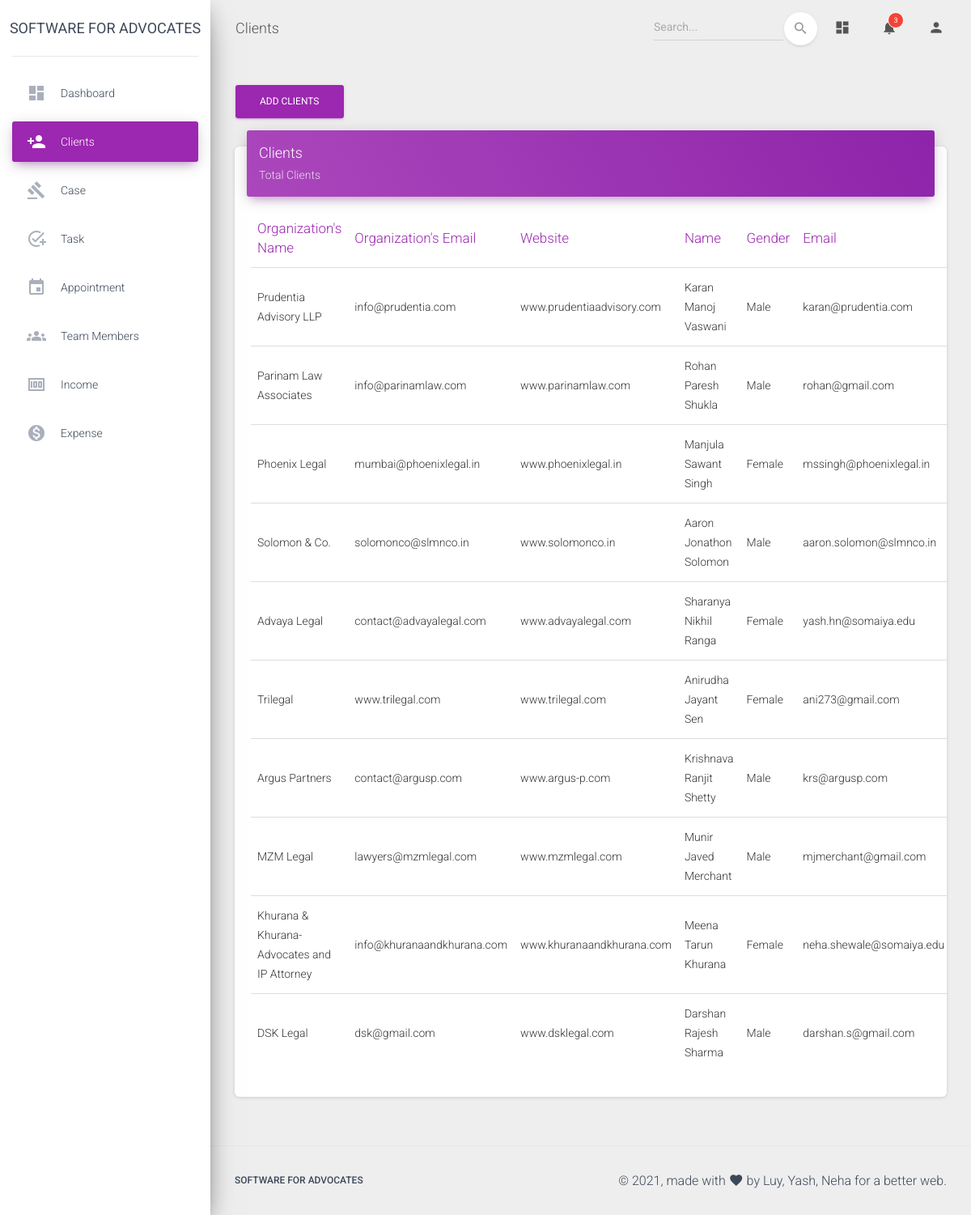
The app's page /admin/client.php (signed in) with its own data.
### tables this page shows
CREATE TABLE `clients` (
  `ID` int(20) NOT NULL,
  `oname` varchar(50) NOT NULL,
  `oemail` varchar(50) NOT NULL,
  `website` varchar(50) NOT NULL,
  `name` varchar(50) NOT NULL,
  `gender` varchar(6) NOT NULL,
  `email` varchar(50) NOT NULL,
  `mobno` varchar(10) NOT NULL,
  `alternateno` varchar(10) DEFAULT NULL,
  `address` varchar(300) NOT NULL,
  `assto` varchar(100) NOT NULL
);

### admin/client.php (the view, shortened to what this page needs)
<?php
 if(isset($_SESSION['admin']) && $_SESSION['admin']==true) {
 $conn = db_connect();
 $query = "SELECT * from clients ORDER BY ID DESC";
 $result = mysqli_query($conn, $query);
?>
<!DOCTYPE html>
<html lang="en">
<head>
  <link rel="stylesheet" href="https://maxcdn.bootstrapcdn.com/font-awesome/latest/css/font-awesome.min.css">
  <link href="../assets/css/material-dashboard.css?v=2.1.2" rel="stylesheet" />
</head>
<body class="">
  <div class="wrapper ">
    <div class="sidebar bg-white" data-color="purple" data-background-color="white">
      <div class="logo bg-white"><a href="#" class="simple-text logo-normal">
          Software for Advocates
        </a></div>
      <div class="sidebar-wrapper bg-white">
        <ul class="nav">
          <li class="nav-item ">
            <a class="nav-link" href="./dashboard.php">
              <i class="material-icons">dashboard</i>
              <p>Dashboard</p>
            </a>
          </li>
          <li class="nav-item active  ">
            <a class="nav-link" href="./client.php">
              <i class="material-icons">person_add</i>
              <p>Clients</p>
            </a>
          </li>
          <li class="nav-item ">
            <a class="nav-link" href="./cases.php">
              <i class="material-icons">gavel</i>
              <p>Case</p>
            </a>
          </li>
          <li class="nav-item ">
            <a class="nav-link" href="./task.php">
              <i class="material-icons">add_task</i>
              <p>Task</p>
            </a>
          </li>
          <li class="nav-item ">
            <a class="nav-link" href="./appointment.php">
              <i class="material-icons">event</i>
              <p>Appointment</p>
            </a>
          </li>
          <li class="nav-item ">
            <a class="nav-link" href="./teammembers.php">
              <i class="material-icons">groups</i>
              <p>Team members</p>
            </a>
          </li>
          <li class="nav-item ">
            <a class="nav-link" href="./income.php">
              <i class="material-icons">money</i>
              <p>Income</p>
            </a>
          </li>
          <li class="nav-item ">
            <a class="nav-link" href="./expense.php">
              <i class="material-icons">monetization_on</i>
              <p>Expense</p>
            </a>
          </li>
        </ul>
      </div>
    </div>
    <div class="main-panel">
      <nav class="navbar navbar-expand-lg navbar-transparent navbar-absolute fixed-top ">
        <div class="container-fluid">
          <div class="navbar-wrapper">
            <a class="navbar-brand">Clients</a>
          </div>
          <div class="collapse navbar-collapse justify-content-end">
            <form class="navbar-form">
              <div class="input-group no-border">
                <input type="text" name="search" id="search" class="form-control" placeholder="Search..." onkeyup="searchItem()">
                <button type="button" class="btn btn-white btn-round btn-just-icon">
                  <i class="material-icons">search</i>
                  <div class="ripple-container"></div>
                </button>
              </div>
            </form>
            <ul class="navbar-nav">
              <li class="nav-item">
                <a class="nav-link" href="./dashboard.php">
                  <i class="material-icons">dashboard</i>
                </a>
              </li>
              <li class="nav-item dropdown">
                <a class="nav-link" href="#" id="navbarDropdownMenuLink" data-toggle="dropdown" aria-haspopup="true" aria-expanded="false">
                  <i class="material-icons">notifications</i>
                  <span class="notification">3</span>
                </a>
              </li>
              <li class="nav-item dropdown">
                <a class="nav-link" href="javascript:;" id="navbarDropdownProfile" data-toggle="dropdown" aria-haspopup="true" aria-expanded="false">
                  <i class="material-icons">person</i>
                </a>
              </li>
            </ul>
          </div>
        </div>
      </nav>
      <div class="content">
        <div class="container-fluid">
          <div class="row justify-content">
            <div class="col-md-4 col-lg-2">
              <a href="./addclient.php" class="btn btn-primary" role="button">Add Clients</a>
            </div>
          </div>
          <div class="row">
            <div class="col-lg-12 col-md-12">
              <div class="card">
                <div class="card-header card-header-primary">
                  <h4 class="card-title">Clients</h4>
                  <p class="card-category">Total Clients</p>
                </div>
                <div class="card-body table-responsive">
                  <table class="table table-hover" id="myTable">
                    <thead class="text-primary">
                      <th>Organization's Name</th>
                      <th>Organization's Email</th>
                      <th>Website</th>
                      <th>Name</th>
                      <th>Gender</th>
                      <th>Email</th>
                    </thead>
                    <tbody>
                    <?php while($array = mysqli_fetch_assoc($result)): ?>
                      <tr>
                        <td><?php echo $array['oname']; ?></td>
                        <td><?php echo $array['oemail']; ?></td>
                        <td><?php echo $array['website']; ?></td>
                        <td><?php echo $array['name']; ?></td>
                        <td><?php echo $array['gender']; ?></td>
                        <td><?php echo $array['email']; ?></td>
                      </tr>
                    <?php endwhile; ?>
                    </tbody>
                  </table>
                </div>
              </div>
            </div>
          </div>
        </div>
      </div>
      <footer class="footer">
        <div class="container-fluid">
          <nav class="float-left">
            <ul>
              <li>
                <a>
                  Software for Advocates
                </a>
              </li>
            </ul>
          </nav>
          <div class="copyright float-right">
            &copy;
            , made with <i class="material-icons">favorite</i> by
            Luy, Yash, Neha for a better web.
          </div>
        </div>
      </footer>
    </div>
  </div>
</body>
</html>
<?php
}
else {
  header("Location: ../index.php");
}
?>

### records on screen
clients: oname "Prudentia Advisory LLP", oemail "info@prudentia.com", website "www.prudentiaadvisory.com", name "Karan Manoj Vaswani", gender "Male", email "karan@prudentia.com"
clients: oname "Parinam Law Associates", oemail "info@parinamlaw.com", website "www.parinamlaw.com", name "Rohan Paresh Shukla", gender "Male", email "rohan@gmail.com"
clients: oname "Phoenix Legal", oemail "mumbai@phoenixlegal.in", website "www.phoenixlegal.in", name "Manjula Sawant Singh", gender "Female", email "mssingh@phoenixlegal.in"
clients: oname "Solomon & Co.", oemail "solomonco@slmnco.in", website "www.solomonco.in", name "Aaron Jonathon Solomon", gender "Male", email "aaron.solomon@slmnco.in"
clients: oname "Advaya Legal", oemail "contact@advayalegal.com", website "www.advayalegal.com", name "Sharanya Nikhil Ranga", gender "Female", email "yash.hn@somaiya.edu"
clients: oname "Trilegal", oemail "www.trilegal.com", website "www.trilegal.com", name "Anirudha Jayant Sen", gender "Female", email "ani273@gmail.com"
clients: oname "Argus Partners", oemail "contact@argusp.com", website "www.argus-p.com", name "Krishnava Ranjit Shetty", gender "Male", email "krs@argusp.com"
clients: oname "MZM Legal", oemail "lawyers@mzmlegal.com", website "www.mzmlegal.com", name "Munir Javed Merchant", gender "Male", email "mjmerchant@gmail.com"
clients: oname "Khurana & Khurana- Advocates and IP Attorney", oemail "info@khuranaandkhurana.com", website "www.khuranaandkhurana.com", name "Meena Tarun Khurana", gender "Female", email "neha.shewale@somaiya.edu"
clients: oname "DSK Legal", oemail "dsk@gmail.com", website "www.dsklegal.com", name "Darshan Rajesh Sharma", gender "Male", email "darshan.s@gmail.com"
